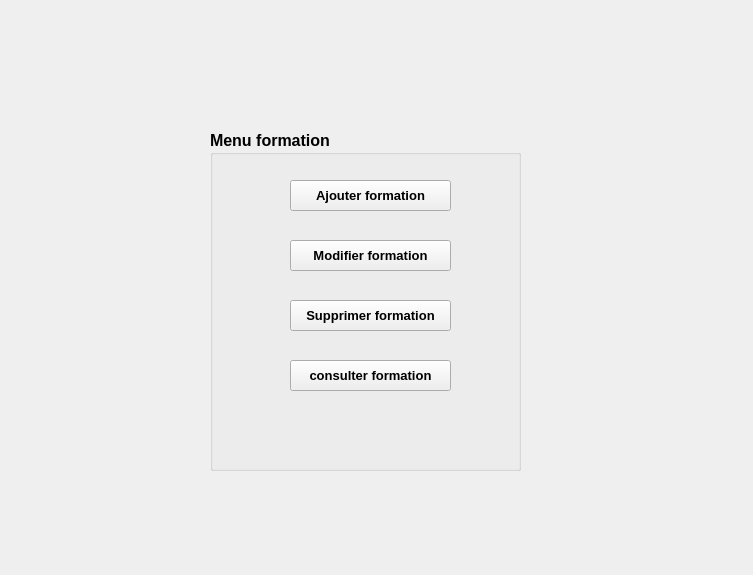
<?xml version="1.0" encoding="UTF-8"?>
<ui version="4.0">
 <class>menuforma</class>
 <widget class="QDialog" name="menuforma">
  <property name="geometry">
   <rect>
    <x>0</x>
    <y>0</y>
    <width>753</width>
    <height>575</height>
   </rect>
  </property>
  <property name="windowTitle">
   <string>Dialog</string>
  </property>
  <widget class="QPushButton" name="retourPB">
   <property name="geometry">
    <rect>
     <x>30</x>
     <y>510</y>
     <width>71</width>
     <height>51</height>
    </rect>
   </property>
   <property name="font">
    <font>
     <pointsize>12</pointsize>
     <weight>75</weight>
     <bold>true</bold>
    </font>
   </property>
   <property name="text">
    <string/>
   </property>
   <property name="icon">
    <iconset resource="Images.qrc">
     <normaloff>:/icon/Icon/28.png</normaloff>:/icon/Icon/28.png</iconset>
   </property>
   <property name="iconSize">
    <size>
     <width>50</width>
     <height>50</height>
    </size>
   </property>
   <property name="flat">
    <bool>true</bool>
   </property>
  </widget>
  <widget class="QGroupBox" name="groupBox">
   <property name="geometry">
    <rect>
     <x>210</x>
     <y>130</y>
     <width>311</width>
     <height>341</height>
    </rect>
   </property>
   <property name="font">
    <font>
     <pointsize>12</pointsize>
     <weight>75</weight>
     <bold>true</bold>
    </font>
   </property>
   <property name="styleSheet">
    <string notr="true"/>
   </property>
   <property name="title">
    <string>Menu formation</string>
   </property>
   <widget class="QPushButton" name="ajouterPB">
    <property name="geometry">
     <rect>
      <x>80</x>
      <y>50</y>
      <width>161</width>
      <height>31</height>
     </rect>
    </property>
    <property name="font">
     <font>
      <pointsize>10</pointsize>
     </font>
    </property>
    <property name="styleSheet">
     <string notr="true"/>
    </property>
    <property name="text">
     <string>Ajouter formation</string>
    </property>
    <property name="icon">
     <iconset>
      <normaloff>:/zzzz/Button-Add.ico</normaloff>:/zzzz/Button-Add.ico</iconset>
    </property>
    <property name="iconSize">
     <size>
      <width>20</width>
      <height>20</height>
     </size>
    </property>
   </widget>
   <widget class="QPushButton" name="modifierPB">
    <property name="geometry">
     <rect>
      <x>80</x>
      <y>110</y>
      <width>161</width>
      <height>31</height>
     </rect>
    </property>
    <property name="font">
     <font>
      <pointsize>10</pointsize>
     </font>
    </property>
    <property name="styleSheet">
     <string notr="true"/>
    </property>
    <property name="text">
     <string>Modifier formation</string>
    </property>
    <property name="icon">
     <iconset>
      <normaloff>:/zzzz/ICONGROUP_8.ico</normaloff>:/zzzz/ICONGROUP_8.ico</iconset>
    </property>
    <property name="iconSize">
     <size>
      <width>20</width>
      <height>20</height>
     </size>
    </property>
   </widget>
   <widget class="QPushButton" name="supprimerPB">
    <property name="geometry">
     <rect>
      <x>80</x>
      <y>170</y>
      <width>161</width>
      <height>31</height>
     </rect>
    </property>
    <property name="font">
     <font>
      <pointsize>10</pointsize>
     </font>
    </property>
    <property name="styleSheet">
     <string notr="true"/>
    </property>
    <property name="text">
     <string>Supprimer formation</string>
    </property>
    <property name="icon">
     <iconset>
      <normaloff>:/zzzz/Button-Delete.ico</normaloff>:/zzzz/Button-Delete.ico</iconset>
    </property>
    <property name="iconSize">
     <size>
      <width>20</width>
      <height>20</height>
     </size>
    </property>
   </widget>
   <widget class="QPushButton" name="consulterPB">
    <property name="geometry">
     <rect>
      <x>80</x>
      <y>230</y>
      <width>161</width>
      <height>31</height>
     </rect>
    </property>
    <property name="font">
     <font>
      <pointsize>10</pointsize>
     </font>
    </property>
    <property name="styleSheet">
     <string notr="true"/>
    </property>
    <property name="text">
     <string>consulter formation</string>
    </property>
    <property name="icon">
     <iconset>
      <normaloff>:/zzzz/loupe.ico</normaloff>:/zzzz/loupe.ico</iconset>
    </property>
    <property name="iconSize">
     <size>
      <width>20</width>
      <height>20</height>
     </size>
    </property>
   </widget>
   <zorder>ajouterPB</zorder>
   <zorder>modifierPB</zorder>
   <zorder>supprimerPB</zorder>
   <zorder>consulterPB</zorder>
   <zorder>label</zorder>
   <zorder>label</zorder>
   <zorder>label</zorder>
  </widget>
  <widget class="QLabel" name="label">
   <property name="geometry">
    <rect>
     <x>-360</x>
     <y>0</y>
     <width>1111</width>
     <height>801</height>
    </rect>
   </property>
   <property name="text">
    <string/>
   </property>
   <property name="pixmap">
    <pixmap resource="Images.qrc">:/Arriere/images/menu_forma.jpg</pixmap>
   </property>
  </widget>
  <zorder>label</zorder>
  <zorder>retourPB</zorder>
  <zorder>groupBox</zorder>
 </widget>
 <resources>
  <include location="Images.qrc"/>
 </resources>
 <connections/>
</ui>
